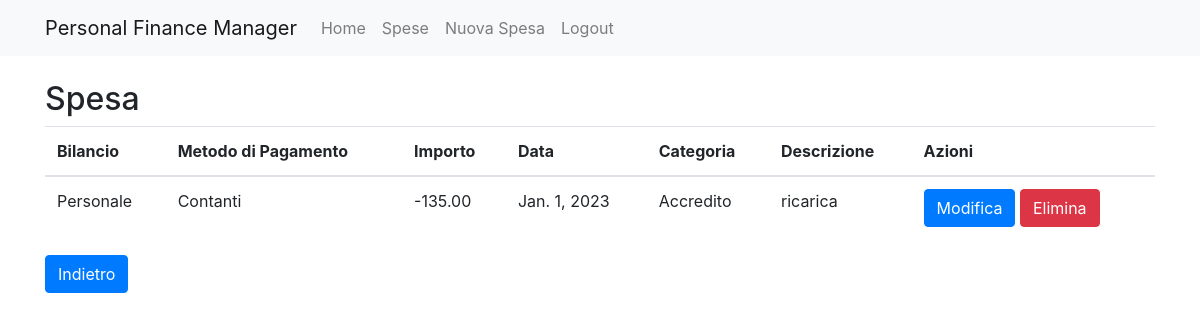
/expense/100/ (signed in), run on the app's committed database.
### expenses/models.py (models this page shows, shortened)
class Expense(models.Model):
    user = models.ForeignKey(User, on_delete=models.CASCADE)
    balance = models.ForeignKey(Balance, on_delete=models.CASCADE)
    payment_method = models.ForeignKey(Payment_Method, on_delete=models.CASCADE)
    amount = models.DecimalField(max_digits = 6, decimal_places=2)
    date = models.DateField()
    category = models.ForeignKey(Category, on_delete=models.CASCADE)
    description = models.CharField(max_length=200)

class Balance(models.Model):
    user = models.ForeignKey(User, on_delete=models.CASCADE)
    name = models.CharField(max_length=200)
    def __str__(self):
        string = self.name
        string = string[0].upper() + string[1:]
        return string

class Payment_Method(models.Model):
    user = models.ForeignKey(User, on_delete=models.CASCADE)
    name = models.CharField(max_length=200)
    def __str__(self):
        string = self.name
        string = string[0].upper() + string[1:]
        return string

class Category(models.Model):
    user = models.ForeignKey(User, on_delete=models.CASCADE)
    name = models.CharField(max_length=200)
    def __str__(self):
        string = self.name
        string = string[0].upper() + string[1:]
        return string

### expenses/views.py (the view)
# urls.py: path('expense/<int:pk>/', views.expense_show, name='expense_show'),
@login_required
def expense_show(request, pk):
    expense = get_object_or_404(Expense, pk=pk, user=request.user)
    return render(request, 'expense_show.html', {'expense': expense})

### expenses/templates/expense_show.html (shortened to what this page needs)
{% extends 'base.html' %}
{% block content %}
  <h2>Spesa</h2>
  <table class="table">
    <thead>
      <tr>
        <th>Bilancio</th>
        <th>Metodo di Pagamento</th>
        <th>Importo</th>
        <th>Data</th>
        <th>Categoria</th>
        <th>Descrizione</th>
        <th>Azioni</th>
      </tr>
    </thead>
    <tbody>
        <tr>
          <td>{{ expense.balance }}</td>
          <td>{{ expense.payment_method }}</td>
          <td>{{ expense.amount }}</td>
          <td>{{ expense.date }}</td>
          <td>{{ expense.category }}</td>
          <td>{{ expense.description }}</td>
          <td>
            <a href="{% url 'expense_edit' expense.pk %}" class="btn btn-primary">Modifica</a>
            <a href="{% url 'expense_delete' expense.pk %}" class="btn btn-danger">Elimina</a>
          </td>
        </tr>
    </tbody>
  </table>
  <a href="{% url 'expenses_list' %}" class="btn btn-primary">Indietro</a>
{% endblock %}

### data on the page
Expense: balance "Personale", payment_method "Contanti", amount "-135.00", date "Jan. 1, 2023", category "Accredito", description "ricarica"
